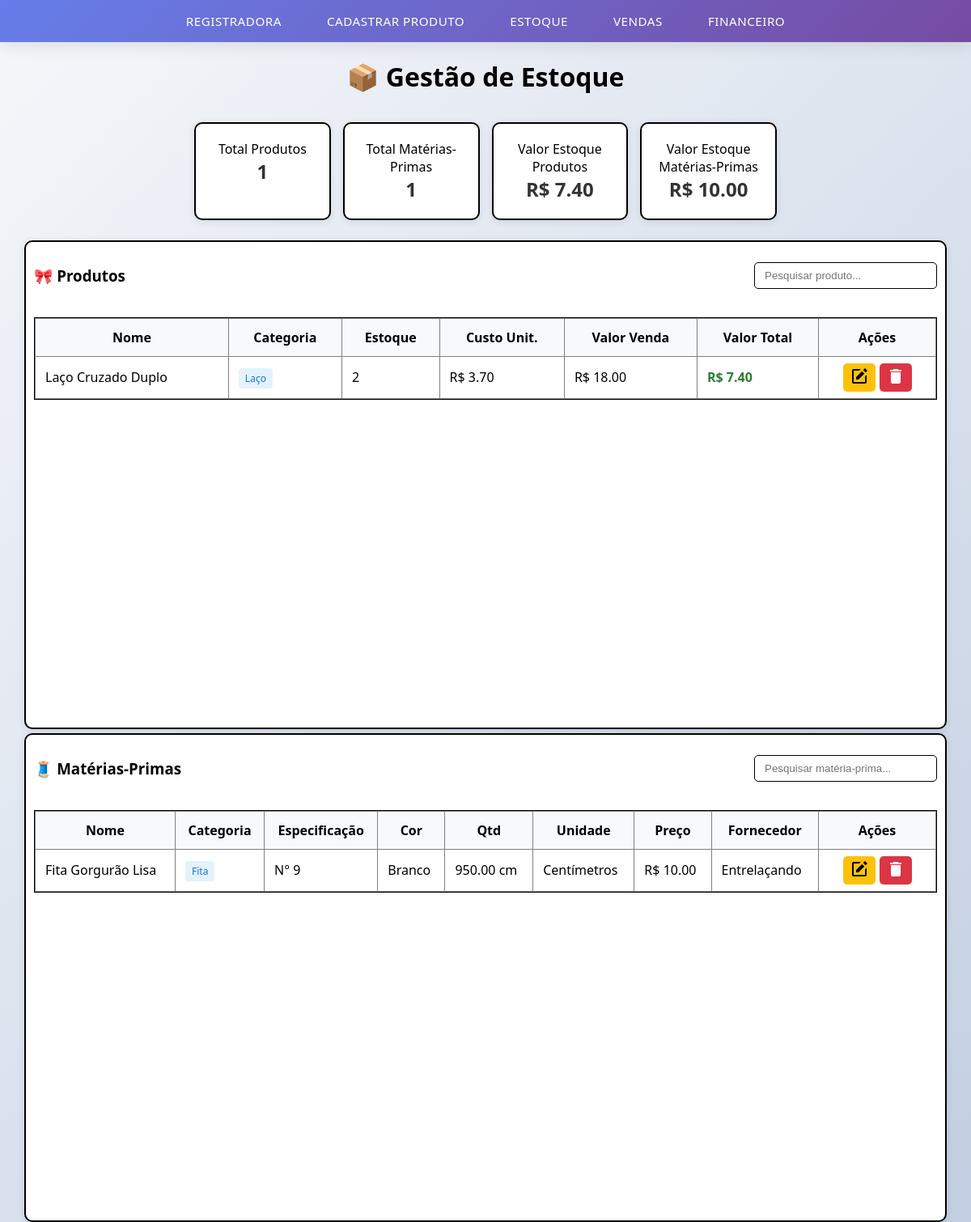
/, run on an earlier commit of the app's database.
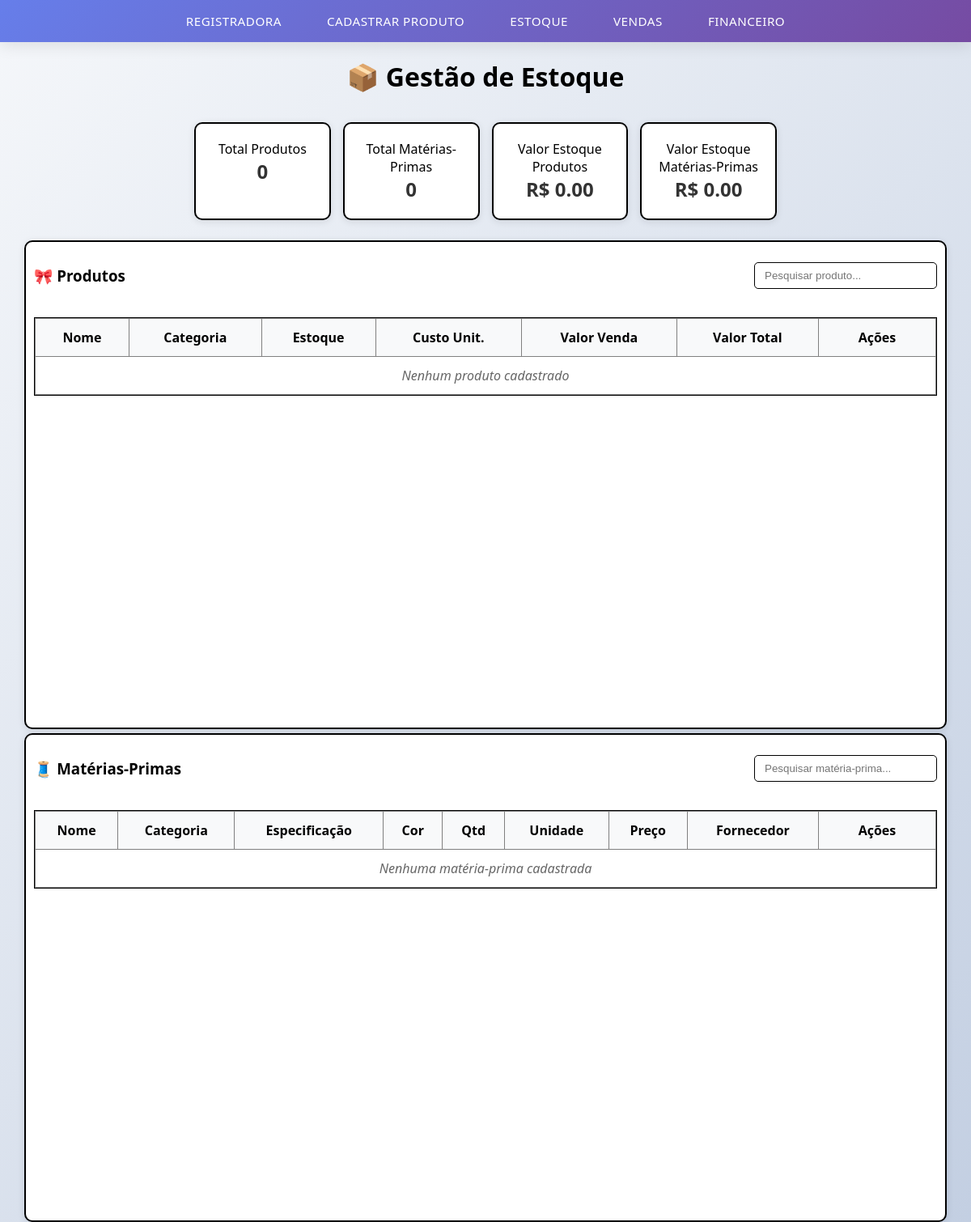
And on a later commit of the database.
### app/models.py (models this page shows, shortened)
class Produto(models.Model):
    CATEGORIAS = [
        ('LACO', 'Laço'),
        ('TIARA', 'Tiara'),
        ('FAIXA', 'Faixa'),
    ]
    nome = models.CharField(max_length=100)
    categoria = models.CharField(max_length=10, choices=CATEGORIAS)
    quantidade_em_estoque = models.PositiveIntegerField(default=0)
    custo_fixo_total = models.DecimalField(max_digits=10, decimal_places=2, default=0)  # Custo fixo UNITÁRIO
    valor_venda = models.DecimalField(max_digits=10, decimal_places=2, null=True, blank=True)
    lucro_por_venda = models.DecimalField(max_digits=10, decimal_places=2, default=0)
    data_cadastro = models.DateField(default=timezone.now)
    @property
    def custo_total(self):
        total_materiais = sum([m.valor_total for m in self.materiais_usados.all()])
        return total_materiais + (self.custo_fixo_total or 0)
    @property
    def valor_total(self):
        return self.custo_total * self.quantidade_em_estoque

class MaterialUsado(models.Model):
    C_UNIDADE = [
        ('QUANTIDADE', 'Quantidade'),
        ('CM', 'Centímetro'),
    ]
    produto = models.ForeignKey(Produto, on_delete=models.CASCADE, related_name="materiais_usados")
    compra_materia_prima = models.ForeignKey('CompraMateriaPrima', on_delete=models.CASCADE, null=True, blank=True)
    tipo_unidade = models.CharField(max_length=20, choices=C_UNIDADE, default='CM')
    qtd_material_usado = models.DecimalField(max_digits=10, decimal_places=2)
    @property
    def valor_unitario(self):
        compra = self.compra_materia_prima
        if not compra:
            return Decimal(0)
        if self.tipo_unidade == 'CM':
            return compra.valor_por_cm or Decimal(0)
        return compra.valor_por_quantidade or Decimal(0)
    @property
    def valor_total(self):
        return self.valor_unitario * self.qtd_material_usado

class CompraMateriaPrima(models.Model):
    C_UNIDADE = [
        ('QUANTIDADE', 'Quantidade'),
        ('CM', 'Centímetro'),
    ]
    materia_prima = models.ForeignKey(MateriaPrima, on_delete=models.CASCADE, related_name='compras')
    unidade = models.CharField(max_length=20, choices=C_UNIDADE)
    unidade_em_quantidade = models.DecimalField(max_digits=10, decimal_places=2, blank=True, null=True)
    unidade_em_cm = models.DecimalField(max_digits=10, decimal_places=2, blank=True, null=True)
    valor_por_quantidade = models.DecimalField(max_digits=10, decimal_places=2, blank=True, null=True)
    valor_por_cm = models.DecimalField(max_digits=10, decimal_places=4, blank=True, null=True)
    preco = models.DecimalField(max_digits=10, decimal_places=2)
    marca = models.CharField(max_length=100, blank=True, null=True, default='Genérico')
    fornecedor = models.CharField(max_length=100, blank=True, null=True)
    data_compra = models.DateField(default=timezone.now)

class MateriaPrima(models.Model):
    C_CATEGORIA = [
        ('FITA', 'Fita'),
        ('LINHA', 'Linha'),
        ('ENFEITE', 'Enfeite'),
        ('PRESILHA', 'Presilha'),
        ('ARCO', 'Arco'),
        ('OUTROS', 'Outros'),
    ]
    nome = models.CharField(max_length=100)
    categoria = models.CharField(max_length=100, choices=C_CATEGORIA)
    especificacao = models.CharField(max_length=100)
    cor = models.CharField(max_length=100, blank=True, null=True)

### app/views.py (the view)
# urls.py: path('', views.estoque, name='estoque'),
def estoque(request):
    produtos = Produto.objects.all().order_by('nome')
    materias = MateriaPrima.objects.all().order_by('nome')
    valor_total_produtos = sum([(p.custo_total or Decimal(0)) * (p.quantidade_em_estoque or 0) for p in produtos])
    valor_total_materias = Decimal(0)
    for m in materias:
        last_compra = m.compras.last()
        if last_compra and last_compra.preco:
            valor_total_materias += last_compra.preco
    context = {
        'produtos': produtos,
        'materias': materias,
        'valor_total_produtos': f"{valor_total_produtos:.2f}",
        'valor_total_materias': f"{valor_total_materias:.2f}",
    }
    return render(request, 'estoque.html', context)

### app/templates/estoque.html (shortened to what this page needs)
{% extends "base.html" %}
{% load static %}
{% block content %}
<div class="page estoque-page">
    <h1 class="titulo">📦 Gestão de Estoque</h1>
    <div class="cards-row">
        <div class="card small">
            <div class="card-title">Total Produtos</div>
            <div class="card-value">{{ produtos.count }}</div>
        </div>
        <div class="card small">
            <div class="card-title">Total Matérias-Primas</div>
            <div class="card-value">{{ materias.count }}</div>
        </div>
        <div class="card small">
            <div class="card-title">Valor Estoque Produtos</div>
            <div class="card-value">R$ {{ valor_total_produtos }}</div>
        </div>
        <div class="card small">
            <div class="card-title">Valor Estoque Matérias-Primas</div>
            <div class="card-value">R$ {{ valor_total_materias }}</div>
        </div>
    </div>
</div>
<div class="coluna">
    <div class="tabelas-container">
        <section class="panel">
            <header class="panel-header">
                <h3>🎀 Produtos</h3>
                <div class="panel-actions">
                    <input type="text" id="pesquisa-produto" class="mini-search" placeholder="Pesquisar produto...">
                </div>
            </header>
            <div class="table-wrap">
                <table id="tabela-produtos" class="table">
                    <thead>
                        <tr>
                            <th>Nome</th>
                            <th>Categoria</th>
                            <th>Estoque</th>
                            <th>Custo Unit.</th>
                            <th>Valor Venda</th>
                            <th>Valor Total</th>
                            <th class="actions-header">Ações</th>
                        </tr>
                    </thead>
                    <tbody id="tbody-produtos">
                        {% for p in produtos %}
                        <tr data-id="{{ p.id }}">
                            <td>{{ p.nome }}</td>
                            <td><span class="badge categoria">{{ p.get_categoria_display }}</span></td>
                            <td class="{% if p.quantidade_em_estoque == 0 %}estoque-zero{% endif %}">
                                {{ p.quantidade_em_estoque }}
                            </td>
                            <td>R$ {{ p.custo_total|floatformat:2 }}</td>
                            <td>R$ {{ p.valor_venda|floatformat:2|default:"-" }}</td>
                            <td class="valor-total">
                                R$ {{ p.valor_total|floatformat:2 }}
                            </td>
                            <td class="actions-cell">
                                <div class="actions">
                                    <button class="btn btn-sm btn-editar" onclick="editarProduto({{ p.id }})">
                                    <span class="bxs--edit"></span>
                                    </button>
                                    <button class="btn btn-sm btn-excluir" onclick="excluirProduto({{ p.id }})">
                                    <span class="mdi--trash"></span>
                                    </button>
                                </div>
                            </td>
                        </tr>
                        {% empty %}
                        <tr>
                            <td colspan="7" class="text-center">Nenhum produto cadastrado</td>
                        </tr>
                        {% endfor %}
                    </tbody>
                </table>
            </div>
        </section>
        <section class="panel">
            <header class="panel-header">
                <h3>🧵 Matérias-Primas</h3>
                <div class="panel-actions">
                    <input type="text" id="pesquisa-materia" class="mini-search" placeholder="Pesquisar matéria-prima...">
                </div>
            </header>
            <div class="table-wrap">
                <table id="tabela-materias" class="table">
                <thead>
                    <tr>
                        <th>Nome</th>
                        <th>Categoria</th>
                        <th>Especificação</th>
                        <th>Cor</th>
                        <th>Qtd</th>
                        <th>Unidade</th>
                        <th>Preço</th>
                        <th>Fornecedor</th>
                        <th class="actions-header">Ações</th>
                    </tr>
                </thead>
                <tbody id="tbody-materias">
                    {% for m in materias %}
                    {% with compra=m.compras.last %}
                    <tr data-id="{{ m.id }}">
                        <td>{{ m.nome }}</td>
                        <td><span class="badge categoria">{{ m.get_categoria_display }}</span></td>
                        <td>{{ m.especificacao }}</td>
                        <td>{{ m.cor|default:"-" }}</td>
                        <td>
                            {% if compra %}
                                {% if compra.unidade == "CM" %}
                                    {{ compra.unidade_em_cm }} cm
                                {% else %}
                                    {{ compra.unidade_em_quantidade }} un
                                {% endif %}
                            {% else %}
                                -
                            {% endif %}
                        </td>
                        <td>
                            {% if compra %}
                                {% if compra.unidade == "CM" %}Centímetros{% else %}Unidades{% endif %}
                            {% else %}
                                -
                            {% endif %}
                        </td>
                        <td>
                            {% if compra %}
                                R$ {{ compra.preco|floatformat:2 }}
                            {% else %}-{% endif %}
                        </td>
                        <td>{{ compra.fornecedor|default:"-" }}</td>
                        <td class="actions-cell">
                            <div class="actions">
                                <button class="btn btn-sm btn-editar" onclick="editarMateria({{ m.id }})">
                                    <span class="bxs--edit"></span>
                                </button>
                                <button class="btn btn-sm btn-excluir" onclick="excluirMateria({{ m.id }})">
                                    <span class="mdi--trash"></span>
                                </button>
                            </div>
                        </td>
                    </tr>
                    {% endwith %}
                    {% empty %}
                    <tr>
                        <td colspan="10" class="text-center">Nenhuma matéria-prima cadastrada</td>
                    </tr>
                    {% endfor %}
                </tbody>
                </table>
            </div>
        </section>
    </div>
</div>
{% block scripts %}
<link rel="stylesheet" href="{% static 'css/estoque.css' %}">
{% endblock %}
{% endblock %}

### app/templates/base.html (shortened to what this page needs)
<!DOCTYPE html>
{% load static %}
<html lang="pt-BR">
<head>
    <link rel="stylesheet" href="{% static 'css/navbar.css' %}">
</head>
<body>
<nav class="main-navbar">
    <a href="{% url 'registradora' %}"> Registradora </a>
    <a href="{% url 'cadastrar_produto' %}"> Cadastrar Produto </a>
    <a href="{% url 'estoque' %}"> Estoque </a>
    <a href="{% url 'vendas' %}"> Vendas </a>
    <a href="{% url 'financeiro' %}"> Financeiro </a>
</nav>
    {% block content %}
    {% endblock %}
</body>
</html>

### app/static/css/navbar.css (style rules this page uses)
.main-navbar { background: linear-gradient(135deg, #667eea 0%, #764ba2 100%); padding: 0 2rem; box-shadow: 0 4px 20px rgba(0, 0, 0, 0.1); position: sticky; top: 0; z-index: 1000; backdrop-filter: blur(10px); display: flex; justify-content: center; align-items: center; flex-wrap: wrap; gap: 0.5rem; animation: slideInDown 0.5s ease-out; }
.main-navbar a { color: white; text-decoration: none; padding: 1rem 1.5rem; border-radius: 8px; transition: all 0.3s ease; font-weight: 500; font-size: 0.95rem; position: relative; overflow: hidden; display: flex; align-items: center; gap: 0.5rem; text-transform: uppercase; letter-spacing: 0.5px; }
.main-navbar a::after { content: ''; position: absolute; bottom: 0; left: 50%; width: 0; height: 2px; background: linear-gradient(90deg, #ffd89b, #19547b); transition: all 0.3s ease; transform: translateX(-50%); }
body { font-family: 'Segoe UI', Tahoma, Geneva, Verdana, sans-serif; background: linear-gradient(135deg, #f5f7fa 0%, #c3cfe2 100%); min-height: 100vh; margin: 0; }

### app/static/css/estoque.css (style rules this page uses)
.titulo { text-align: center; margin-bottom: 20px; font-weight: 700; color: black; flex-shrink: 0; }
.estoque-page { display: flex; flex-direction: column; align-items: center; }
.cards-row { width: 60%; display: grid; grid-template-columns: repeat(auto-fit, minmax(100px, 1fr)); gap: 15px; margin: 15px auto 25px auto; }
.card { border: 2px solid black; background: white; padding: 20px; border-radius: 10px; box-shadow: 0 2px 10px rgba(0,0,0,0.1); text-align: center; }
.card-title { font-size: 16px; color: black; }
.card-value { font-size: 24px; font-weight: bold; color: #333; }
.coluna { width: 100%; display: flex; justify-content: center; }
.tabelas-container { display: grid; grid-template-columns: 1fr 1fr; gap: 5px; width: 80%; justify-content: center; }
.tabelas-container section:first-child { margin-left: 40px; }
.tabelas-container section:last-child { margin-right: 40px; }
.panel { background: white; border-radius: 10px; border: 2px solid black; padding: 10px; box-shadow: 0 2px 10px rgba(0,0,0,0.1); display: flex; flex-direction: column; height: 580px; }
.panel-header { display: flex; justify-content: space-between; align-items: center; margin-bottom: 20px; }
.panel-actions { display: flex; gap: 10px; }
.mini-search { padding: 8px 12px; border: 1px solid black; border-radius: 5px; width: 200px; }
.table-wrap { max-height: 500px; overflow-y: auto; border: 1px solid black; }
.table { width: 100%; border-collapse: collapse; }
.table th, .table td { padding: 12px; border: 1px solid gray; white-space: nowrap; }
.table th { background: #f8f9fa; font-weight: 600; position: sticky; top: 0; z-index: 10; }
.actions-header { width: 120px; text-align: center; }
.text-center { text-align: center; color: #666; font-style: italic; }
@media (max-width: 1200px) { .tabelas-container { grid-template-columns: 1fr; width: 95%; } }
@media (max-width: 1200px) { .tabelas-container section:first-child, .tabelas-container section:last-child { margin: 0; } }

What changed in the data, as far as the page shows it:
removed Produto: nome "Laço Cruzado Duplo", categoria "Laço", quantidade_em_estoque "2", custo_total "3.70", valor_venda "18.00", valor_total "7.40"
removed MateriaPrima: nome "Fita Gorgurão Lisa", categoria "Fita", especificacao "N° 9", cor "Branco", compras.last.unidade_em_cm "950.00", compras.last.preco "10.00", compras.last.fornecedor "Entrelaçando"
Also different on the page:
{{ produtos.count }}: "1" → "0"
{{ materias.count }}: "1" → "0"
{{ valor_total_produtos }}: "7.40" → "0.00"
{{ valor_total_materias }}: "10.00" → "0.00"
text now shown: "Nenhum produto cadastrado Nenhuma matéria-prima cadastrada"
